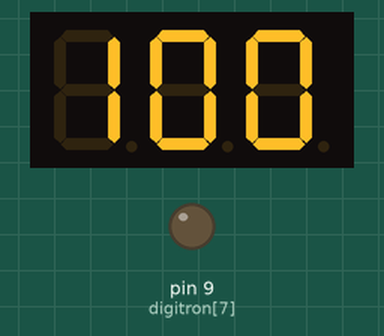
Bench run of a sketch on a simulated Arduino Uno, built with avr-gcc and run on an emulated ATmega328P. On the bench: 3-digit seven-segment display, output pins drawn as LEDs (lit = HIGH). Wiring (inferred from the names in the program): 3-digit 7-segment display, segments lit when HIGH: segments pin 2, pin 3, pin 4, pin 5, pin 6, pin 7, pin 8; digit selects pin 10, pin 11, pin 12. The segment pins are drawn as the display they are named for; pins used as bus, display or sensor lines are not drawn.

Above: at 0.1 s.
At 4.2 s:
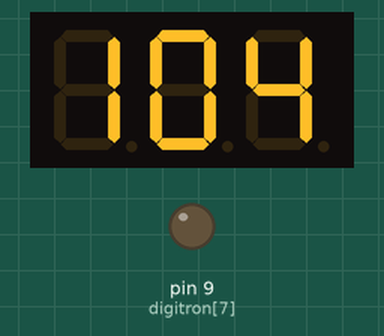
At 9.3 s:
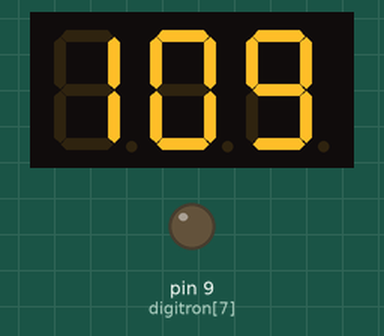
At 19.4 s:
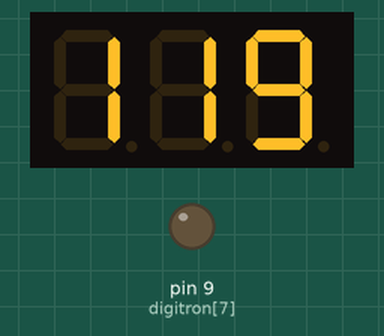
At 28.6 s:
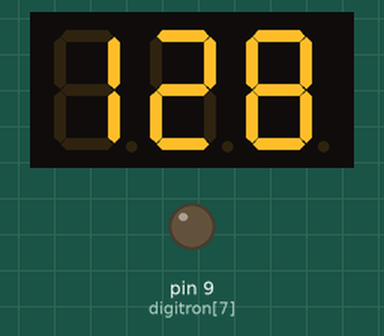
At 38.7 s:
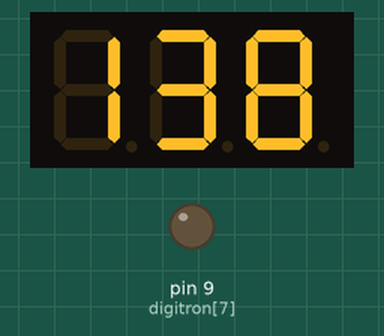

Measured:
- what the display in image 0 shows lasts 1.1 s, from 0.0 s to 1.1 s

The sketch:

Digitron_4.ino
```cpp
byte num[10]={0xFC,0x60,0xDA,0xF2,0x66,0xB6,0xBE,0xE0,0xFE,0xF6};
int digitron[8]={2,3,4,5,6,7,8,9};
int dtbit[4]={10,11,12,13};

void DTprint(byte num)  {
  int i;
  for(i=0;i<8;i++){
    digitalWrite(digitron[7-i],num%2);
    num/=2;
  }
}

void DTbit(int bit){
  int i;
  for(i=0;i<4;i++){
    if(i==bit)
      digitalWrite(dtbit[i],0);
    else
      digitalWrite(dtbit[i],1);
  }
}

void setup() {
  int i;
  for(i=2;i<13;i++)
    pinMode(i,OUTPUT);
}

void loop() {
  int i=0,j,k,n;
  for(i=1000;i<10000;i++){
    for(j=0;j<5;j++){
      n=i;
      for(k=0;k<4;k++){
        DTprint(num[n%10]);
        DTbit(3-k);
        delay(5);
        n/=10;
      }
    }
  }
}
```
